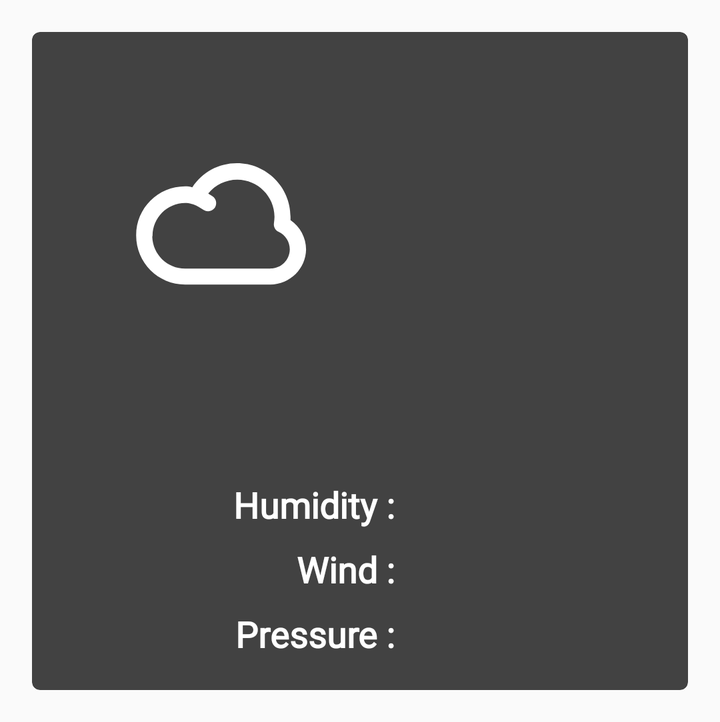
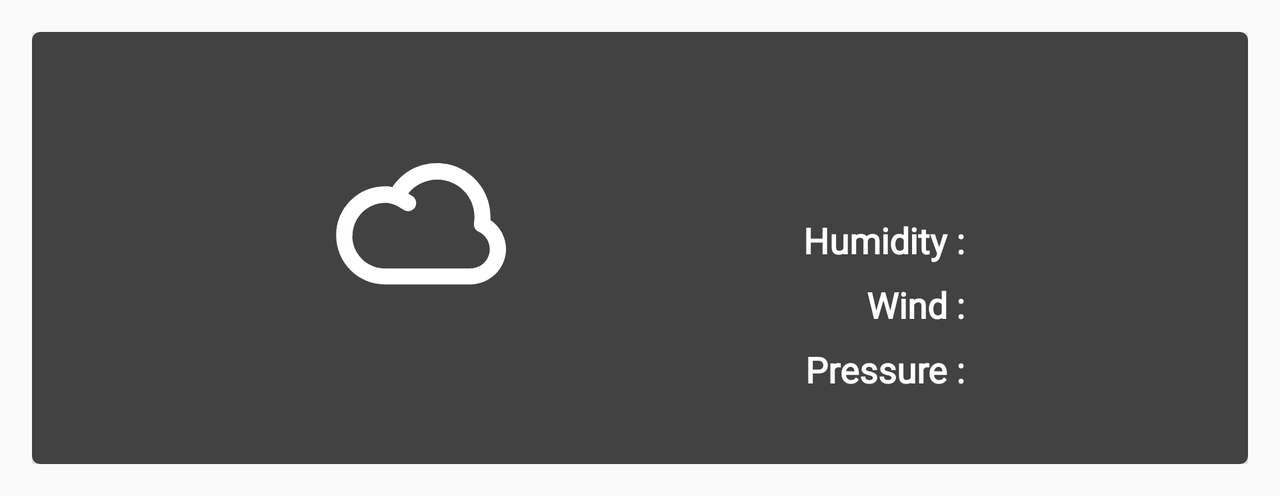

The same Android screen from two of the app's own layout files: first res/layout/ as a phone draws it, then the repository's variant for another configuration, drawn on a device whose configuration selects that folder. Both files follow.
<!-- AndroidManifest.xml: application theme Theme.AppCompat.Light.NoActionBar -->
<!-- res/layout/hour_forecast.xml -->
<?xml version="1.0" encoding="utf-8"?>
<LinearLayout xmlns:android="http://schemas.android.com/apk/res/android"
    xmlns:app="http://schemas.android.com/apk/res-auto"
    xmlns:card_view="http://schemas.android.com/apk/res-auto"
    android:layout_width="match_parent"
    android:layout_height="wrap_content"
    android:padding="16dp">

    <android.support.v7.widget.CardView
        android:layout_width="match_parent"
        android:layout_height="wrap_content"
        android:layout_weight="1"
        app:cardBackgroundColor="@color/cardview_dark_background"
        card_view:cardCornerRadius="4dp">

        <android.support.constraint.ConstraintLayout
            android:layout_width="match_parent"
            android:layout_height="wrap_content"
            android:padding="16dp">

            <TextView
                android:id="@+id/time"
                android:layout_width="wrap_content"
                android:layout_height="wrap_content"
                android:layout_marginEnd="8dp"
                android:layout_marginStart="8dp"
                android:layout_marginTop="8dp"
                android:fontFamily="@font/open_sans_light"
                android:textAppearance="@android:style/TextAppearance.Material"
                android:textColor="@android:color/white"
                android:textSize="30sp"
                android:textStyle="bold"
                app:layout_constraintEnd_toEndOf="parent"
                app:layout_constraintStart_toEndOf="@+id/weather_ico"
                app:layout_constraintTop_toTopOf="parent" />

            <TextView
                android:id="@+id/main_weather_degrees"
                android:layout_width="wrap_content"
                android:layout_height="wrap_content"
                android:layout_marginBottom="8dp"
                android:layout_marginEnd="8dp"
                android:layout_marginStart="8dp"
                android:layout_marginTop="8dp"
                android:fontFamily="@font/open_sans_light"
                android:textAppearance="@android:style/TextAppearance.Material"
                android:textColor="@android:color/white"
                android:textSize="36sp"
                android:textStyle="bold"
                android:visibility="visible"
                app:layout_constraintBottom_toBottomOf="@+id/weather_ico"
                app:layout_constraintEnd_toEndOf="parent"
                app:layout_constraintStart_toEndOf="@+id/weather_ico"
                app:layout_constraintTop_toBottomOf="@+id/time" />

            <TextView
                android:id="@+id/main_weather_humidity"
                android:layout_width="wrap_content"
                android:layout_height="wrap_content"
                android:layout_marginEnd="8dp"
                android:layout_marginStart="8dp"
                android:fontFamily="@font/open_sans_light"
                android:textAppearance="@android:style/TextAppearance.Material"
                android:textColor="@android:color/white"
                android:textSize="18sp"
                android:textStyle="bold"
                app:layout_constraintEnd_toEndOf="parent"
                app:layout_constraintHorizontal_bias="0.5"
                app:layout_constraintStart_toEndOf="@+id/humidity"
                app:layout_constraintTop_toTopOf="@+id/humidity" />

            <TextView
                android:id="@+id/main_weather_wind"
                android:layout_width="wrap_content"
                android:layout_height="wrap_content"
                android:layout_marginTop="8dp"
                android:fontFamily="@font/open_sans_light"
                android:textAppearance="@android:style/TextAppearance.Material"
                android:textColor="@android:color/white"
                android:textSize="18sp"
                android:textStyle="bold"
                app:layout_constraintStart_toStartOf="@+id/main_weather_humidity"
                app:layout_constraintTop_toBottomOf="@+id/main_weather_humidity" />

            <TextView
                android:id="@+id/main_weather_pressure"
                android:layout_width="wrap_content"
                android:layout_height="wrap_content"
                android:fontFamily="@font/open_sans_light"
                android:textAppearance="@android:style/TextAppearance.Material"
                android:textColor="@android:color/white"
                android:textSize="18sp"
                android:textStyle="bold"
                app:layout_constraintStart_toStartOf="@+id/main_weather_humidity"
                app:layout_constraintTop_toTopOf="@+id/pressure" />

            <TextView
                android:id="@+id/main_weather_desc"
                android:layout_width="wrap_content"
                android:layout_height="wrap_content"
                android:layout_marginEnd="8dp"
                android:layout_marginStart="8dp"
                android:layout_marginTop="8dp"
                android:fontFamily="@font/open_sans_light"
                android:textAppearance="@android:style/TextAppearance.Material"
                android:textColor="@android:color/white"
                android:textSize="18sp"
                android:textStyle="bold"
                app:layout_constraintEnd_toEndOf="@+id/weather_ico"
                app:layout_constraintStart_toStartOf="@+id/weather_ico"
                app:layout_constraintTop_toBottomOf="@+id/weather_ico" />

            <TextView
                android:id="@+id/humidity"
                android:layout_width="wrap_content"
                android:layout_height="wrap_content"
                android:layout_marginStart="8dp"
                android:layout_marginTop="24dp"
                android:fontFamily="@font/open_sans_light"
                android:text="@string/humidity"
                android:textAppearance="@android:style/TextAppearance.Material"
                android:textColor="@android:color/white"
                android:textSize="18sp"
                android:textStyle="bold"
                app:layout_constraintEnd_toStartOf="@+id/main_weather_humidity"
                app:layout_constraintHorizontal_bias="0.4"
                app:layout_constraintHorizontal_chainStyle="packed"
                app:layout_constraintStart_toStartOf="parent"
                app:layout_constraintTop_toBottomOf="@+id/main_weather_desc" />

            <TextView
                android:id="@+id/wind"
                android:layout_width="wrap_content"
                android:layout_height="wrap_content"
                android:layout_marginTop="8dp"
                android:fontFamily="@font/open_sans_light"
                android:text="@string/wind"
                android:textAppearance="@android:style/TextAppearance.Material"
                android:textColor="@android:color/white"
                android:textSize="18sp"
                android:textStyle="bold"
                app:layout_constraintEnd_toEndOf="@+id/humidity"
                app:layout_constraintHorizontal_chainStyle="packed"
                app:layout_constraintTop_toBottomOf="@+id/humidity" />

            <TextView
                android:id="@+id/pressure"
                android:layout_width="wrap_content"
                android:layout_height="wrap_content"
                android:layout_marginTop="8dp"
                android:fontFamily="@font/open_sans_light"
                android:text="@string/pressure"
                android:textAppearance="@android:style/TextAppearance.Material"
                android:textColor="@android:color/white"
                android:textSize="18sp"
                android:textStyle="bold"
                app:layout_constraintEnd_toEndOf="@+id/humidity"
                app:layout_constraintTop_toBottomOf="@+id/wind" />

            <ImageView
                android:id="@+id/weather_ico"
                android:layout_width="wrap_content"
                android:layout_height="wrap_content"
                android:layout_marginStart="8dp"
                android:layout_marginTop="8dp"
                app:layout_constraintStart_toStartOf="parent"
                app:layout_constraintTop_toTopOf="parent"
                app:srcCompat="@drawable/cloud" />

        </android.support.constraint.ConstraintLayout>
    </android.support.v7.widget.CardView>
</LinearLayout>
<!-- resources referenced by this layout -->
<resources>
  <!-- drawable cloud (drawable) -->
  <vector xmlns:android="http://schemas.android.com/apk/res/android"
      android:width="144dp"
      android:height="144dp"
      android:viewportHeight="32.0"
      android:viewportWidth="32.0">
      <path
          android:fillColor="#fff"
          android:pathData="M23.39,15.58c0,-0.13 0,-0.26 0,-0.38 0,-3.3 -2.69,-5.95 -5.95,-5.95 -2.02,0 -3.87,0.99 -4.96,2.69 -0.26,-0.06 -0.51,-0.1 -0.8,-0.1 -3.01,0 -5.44,2.43 -5.44,5.44 0,0 0,0 0,0s0,0 0,0.03c0,3.01 2.43,5.44 5.44,5.44h9.47c2.18,0 3.94,-1.76 3.97,-3.9 0,-1.31 -0.67,-2.53 -1.73,-3.26zM21.15,20.99h-9.47c-1.98,0 -3.58,-1.57 -3.65,-3.52 0,-0.06 0.03,-0.1 0.03,-0.16 0,-0.99 0.42,-1.92 1.06,-2.56 0.67,-0.64 1.57,-1.06 2.56,-1.06 0.22,0 0.48,0.03 0.74,0.1 0.03,0 0.06,0.03 0.1,0.03s0.06,0.03 0.1,0.03c0.42,0.16 0.83,0.42 1.12,0.61 0.42,0.26 0.96,0.16 1.25,-0.26 0.26,-0.42 0.16,-0.96 -0.26,-1.25 -0.13,-0.1 -0.32,-0.19 -0.48,-0.32 0.77,-0.96 1.95,-1.54 3.23,-1.54 2.27,0 4.13,1.86 4.13,4.13 0,0.22 -0.03,0.45 -0.06,0.7 -0.06,0.38 0.13,0.8 0.51,0.96 0.77,0.35 1.25,1.12 1.25,1.95 0,1.18 -0.96,2.14 -2.14,2.14z" />
  </vector>
  <string name="humidity">Humidity :</string>
  <string name="pressure">Pressure :</string>
  <string name="wind">Wind :</string>
</resources>
<!-- res/layout-land/hour_forecast.xml (the repository's variant of the layout above) -->
<!-- drawn on the phone turned sideways -->
<?xml version="1.0" encoding="utf-8"?>
<LinearLayout xmlns:android="http://schemas.android.com/apk/res/android"
    xmlns:app="http://schemas.android.com/apk/res-auto"
    xmlns:card_view="http://schemas.android.com/apk/res-auto"
    android:layout_width="match_parent"
    android:layout_height="wrap_content"
    android:padding="16dp">

    <android.support.v7.widget.CardView
        android:layout_width="match_parent"
        android:layout_height="wrap_content"
        android:layout_weight="1"
        app:cardBackgroundColor="@color/cardview_dark_background"
        card_view:cardCornerRadius="4dp">

        <android.support.constraint.ConstraintLayout
            android:layout_width="match_parent"
            android:layout_height="wrap_content"
            android:padding="16dp">

            <TextView
                android:id="@+id/time"
                android:layout_width="wrap_content"
                android:layout_height="wrap_content"
                android:layout_marginStart="8dp"
                android:layout_marginTop="8dp"
                android:fontFamily="@font/open_sans_light"
                android:textAppearance="@android:style/TextAppearance.Material"
                android:textColor="@android:color/white"
                android:textSize="36sp"
                android:textStyle="bold"
                app:layout_constraintEnd_toStartOf="@+id/main_weather_degrees"
                app:layout_constraintHorizontal_bias="0.5"
                app:layout_constraintStart_toEndOf="@+id/weather_ico"
                app:layout_constraintTop_toTopOf="parent" />

            <TextView
                android:id="@+id/main_weather_degrees"
                android:layout_width="wrap_content"
                android:layout_height="wrap_content"
                android:layout_marginEnd="8dp"
                android:layout_marginStart="8dp"
                android:layout_marginTop="8dp"
                android:fontFamily="@font/open_sans_light"
                android:textAppearance="@android:style/TextAppearance.Material"
                android:textColor="@android:color/white"
                android:textSize="36sp"
                android:textStyle="bold"
                android:visibility="visible"
                app:layout_constraintEnd_toEndOf="parent"
                app:layout_constraintHorizontal_bias="0.5"
                app:layout_constraintStart_toEndOf="@+id/time"
                app:layout_constraintTop_toTopOf="parent" />

            <TextView
                android:id="@+id/main_weather_desc"
                android:layout_width="wrap_content"
                android:layout_height="wrap_content"
                android:layout_marginEnd="8dp"
                android:layout_marginStart="8dp"
                android:layout_marginTop="8dp"
                android:fontFamily="@font/open_sans_light"
                android:textAppearance="@android:style/TextAppearance.Material"
                android:textColor="@android:color/white"
                android:textSize="18sp"
                android:textStyle="bold"
                app:layout_constraintEnd_toEndOf="@+id/weather_ico"
                app:layout_constraintStart_toStartOf="@+id/weather_ico"
                app:layout_constraintTop_toBottomOf="@+id/weather_ico" />

            <TextView
                android:id="@+id/main_weather_humidity"
                android:layout_width="wrap_content"
                android:layout_height="wrap_content"
                android:layout_marginEnd="8dp"
                android:layout_marginStart="8dp"
                android:fontFamily="@font/open_sans_light"
                android:textAppearance="@android:style/TextAppearance.Material"
                android:textColor="@android:color/white"
                android:textSize="18sp"
                android:textStyle="bold"
                app:layout_constraintEnd_toEndOf="parent"
                app:layout_constraintHorizontal_bias="0.5"
                app:layout_constraintStart_toEndOf="@+id/humidity"
                app:layout_constraintTop_toTopOf="@+id/humidity" />

            <TextView
                android:id="@+id/main_weather_wind"
                android:layout_width="wrap_content"
                android:layout_height="wrap_content"
                android:layout_marginStart="8dp"
                android:fontFamily="@font/open_sans_light"
                android:textAppearance="@android:style/TextAppearance.Material"
                android:textColor="@android:color/white"
                android:textSize="18sp"
                android:textStyle="bold"
                app:layout_constraintStart_toEndOf="@+id/wind"
                app:layout_constraintTop_toTopOf="@+id/wind" />

            <TextView
                android:id="@+id/main_weather_pressure"
                android:layout_width="wrap_content"
                android:layout_height="wrap_content"
                android:layout_marginStart="8dp"
                android:fontFamily="@font/open_sans_light"
                android:textAppearance="@android:style/TextAppearance.Material"
                android:textColor="@android:color/white"
                android:textSize="18sp"
                android:textStyle="bold"
                app:layout_constraintStart_toEndOf="@+id/pressure"
                app:layout_constraintTop_toTopOf="@+id/pressure" />

            <TextView
                android:id="@+id/humidity"
                android:layout_width="wrap_content"
                android:layout_height="wrap_content"
                android:layout_marginStart="8dp"
                android:layout_marginTop="8dp"
                android:fontFamily="@font/open_sans_light"
                android:text="@string/humidity"
                android:textAppearance="@android:style/TextAppearance.Material"
                android:textColor="@android:color/white"
                android:textSize="18sp"
                android:textStyle="bold"
                app:layout_constraintBottom_toTopOf="@+id/wind"
                app:layout_constraintEnd_toStartOf="@+id/main_weather_humidity"
                app:layout_constraintHorizontal_bias="0.5"
                app:layout_constraintHorizontal_chainStyle="packed"
                app:layout_constraintStart_toEndOf="@+id/weather_ico"
                app:layout_constraintTop_toBottomOf="@+id/time"
                app:layout_constraintVertical_chainStyle="packed" />

            <TextView
                android:id="@+id/wind"
                android:layout_width="wrap_content"
                android:layout_height="wrap_content"
                android:layout_marginTop="8dp"
                android:fontFamily="@font/open_sans_light"
                android:text="@string/wind"
                android:textAppearance="@android:style/TextAppearance.Material"
                android:textColor="@android:color/white"
                android:textSize="18sp"
                android:textStyle="bold"
                app:layout_constraintBottom_toTopOf="@+id/pressure"
                app:layout_constraintEnd_toEndOf="@+id/humidity"
                app:layout_constraintHorizontal_chainStyle="packed"
                app:layout_constraintTop_toBottomOf="@+id/humidity" />

            <TextView
                android:id="@+id/pressure"
                android:layout_width="wrap_content"
                android:layout_height="wrap_content"
                android:layout_marginBottom="8dp"
                android:layout_marginTop="8dp"
                android:fontFamily="@font/open_sans_light"
                android:text="@string/pressure"
                android:textAppearance="@android:style/TextAppearance.Material"
                android:textColor="@android:color/white"
                android:textSize="18sp"
                android:textStyle="bold"
                app:layout_constraintBottom_toBottomOf="parent"
                app:layout_constraintEnd_toEndOf="@+id/wind"
                app:layout_constraintTop_toBottomOf="@+id/wind" />

            <ImageView
                android:id="@+id/weather_ico"
                android:layout_width="wrap_content"
                android:layout_height="wrap_content"
                android:layout_marginStart="8dp"
                android:layout_marginTop="8dp"
                app:layout_constraintEnd_toStartOf="@+id/time"
                app:layout_constraintHorizontal_bias="0.5"
                app:layout_constraintStart_toStartOf="parent"
                app:layout_constraintTop_toTopOf="parent"
                app:srcCompat="@drawable/cloud" />

        </android.support.constraint.ConstraintLayout>
    </android.support.v7.widget.CardView>
</LinearLayout>
